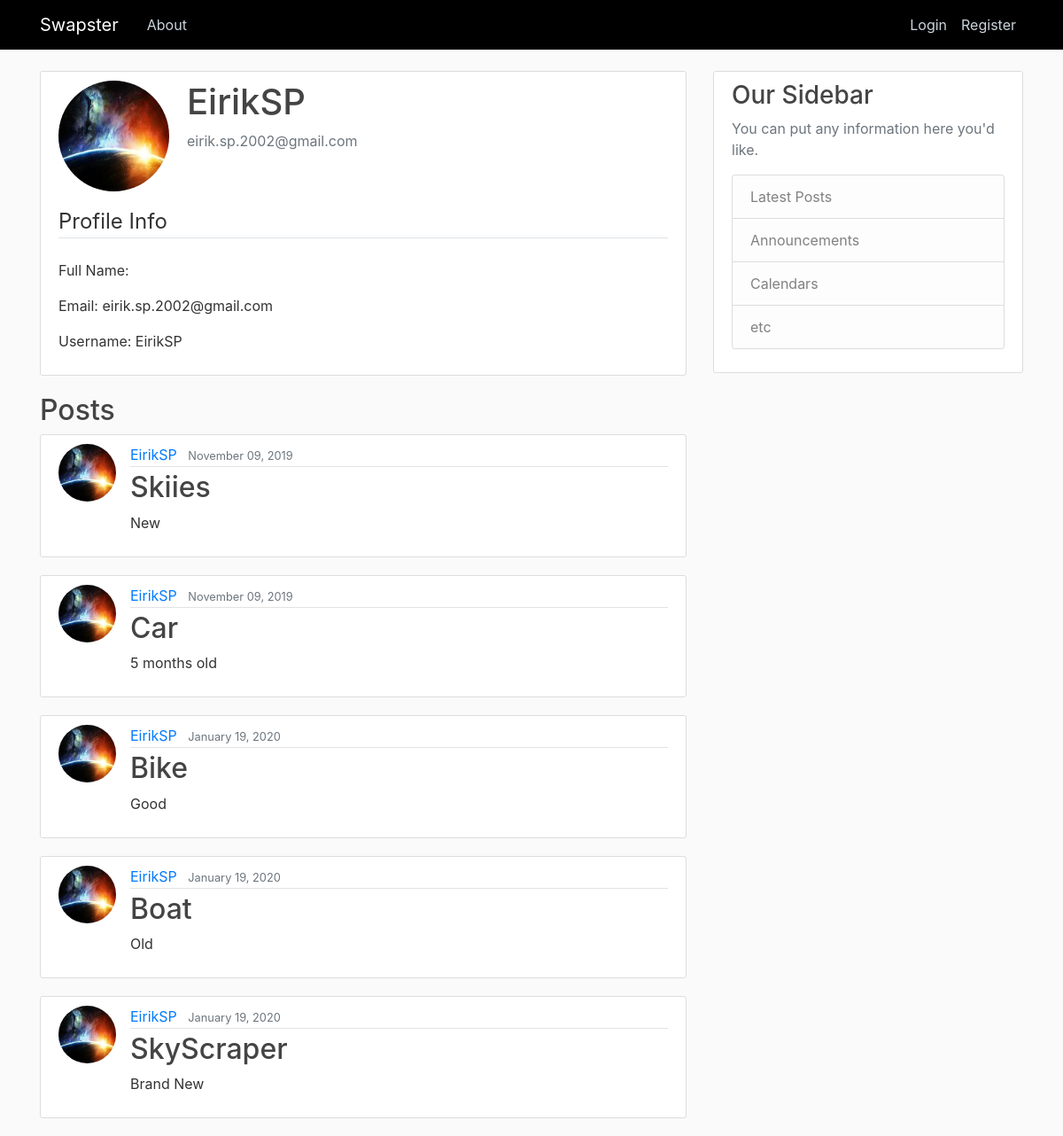
The app's page /profile_page/1, older data.
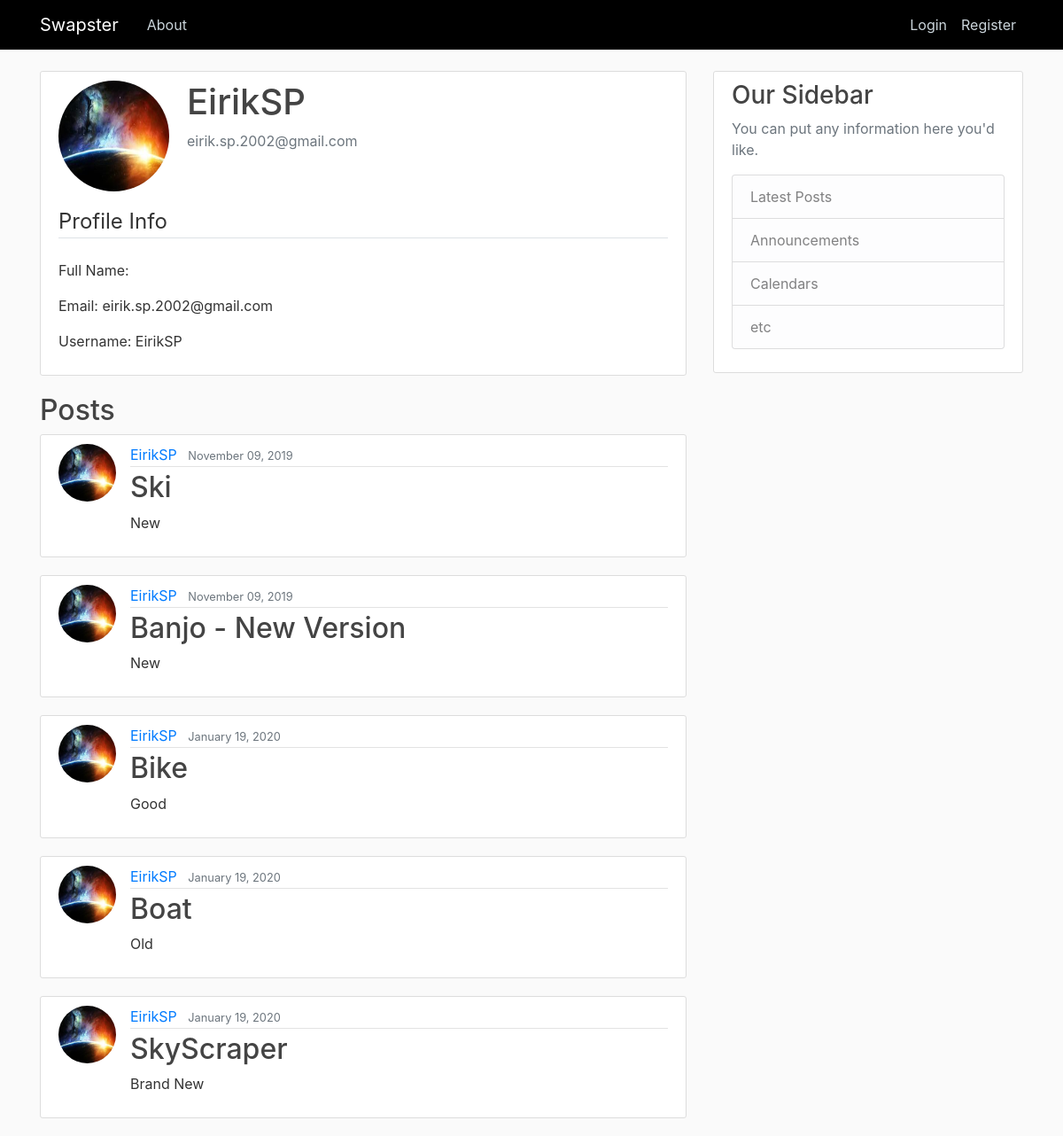
The same page, newer data.
### SwapSite/models.py (models this page shows, shortened)
class Post(models.Model):
    item = models.CharField(max_length=50)
    condition = models.CharField(max_length=100)
    date_posted = models.DateTimeField(default=timezone.now)
    seller = models.ForeignKey(User, on_delete=models.CASCADE)

### users/models.py (models this page shows, shortened)
class Profile(models.Model):
    user = models.OneToOneField(User, on_delete=models.CASCADE)
    image = models.ImageField(default='default.jpg', upload_to='profile_pics')

### users/views.py (the view)
# urls.py: path('profile_page/<int:pk>', user_views.profile_pageDetailView.as_view(), name='profile-detail'),
class profile_pageDetailView(DetailView):
    model = Post
    template_name = 'users/profile_detail.html'
    def get_context_data(self, **kwargs):
        context = super().get_context_data(**kwargs)
        context['posts'] = Post.objects.all()
        return context

### users/templates/users/profile_detail.html
{%extends 'SwapSite/base.html'%}
{% block content %}
    <div class="content-section">
        <div class="media">
          <img class="rounded-circle account-img" src="{{ object.seller.profile.image.url }}">
          <div class="media-body">
            <h2 class="account-heading">{{object.seller.username}}</h2>
            <p class="text-secondary">{{object.seller.email}}</p>
          </div>
        </div>
        <form method="POST" enctype="multipart/form-data">
            <legend class='border-bottom mb-4'>Profile Info</legend>
            <p>Full Name: {{object.seller.first_name}} {{object.seller.last_name}}</p>
            <p>Email: {{object.seller.email}}</p>
            <p>Username: {{object.seller.username}}</p>
        </form>
      </div>
      <div>
    <h2>Posts</h2>
    {% for post in posts %}
        {% if post.seller == object.seller %}
            <article class="media content-section">
                <img class="rounded-circle article-img" src="{{ post.seller.profile.image.url }}" alt="">
                <div class="media-body">
                  <div class="article-metadata">
                    <a class="mr-2" href="{% url 'profile-detail' post.id %}">{{ post.seller }}</a>
                    <small class="text-muted">{{ post.date_posted|date:'F d, Y' }}</small>
                  </div>
                  <h2><a class="article-title" href="{% url 'post-detail' post.id  %}" >{{ post.item }}</a></h2>
                  <p class="article-content">{{ post.condition }}</p>
                </div>
            </article>
            {% endif %}
        {% endfor %}
      </div>
{%endblock content%}

Row changes from the older to the newer data that the page shows:
removed Post: seller.profile.image (picture), seller "EirikSP", date_posted "November 09, 2019", item "Car", condition "5 months old"
changed Post: item "Skiies" → "Ski"
now on this page (row edited): Post: seller.profile.image (picture), seller "EirikSP", date_posted "November 09, 2019", item "Banjo - New Version", condition "New"
